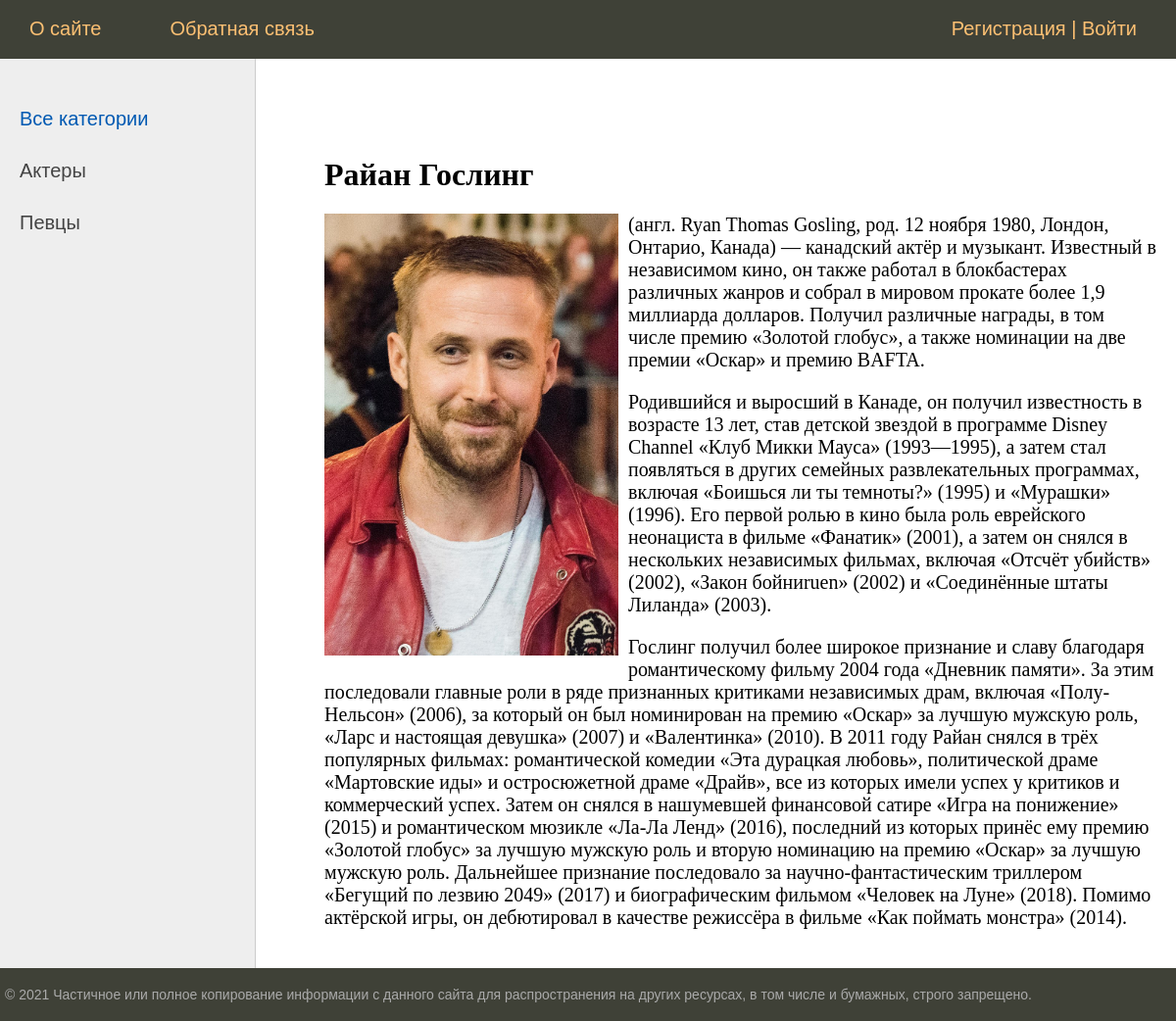
Screenshot of /post/rajan-gosling/ with the database file from the repository.
### star/models.py (models this page shows, shortened)
class Category(models.Model):
    name = models.CharField(max_length=100, db_index=True, verbose_name="Категория")
    slug = models.SlugField(max_length=255, unique=True, db_index=True, verbose_name="URL")
    def get_absolute_url(self):
        return reverse('category', kwargs={'cat_slug': self.slug})
    class Meta:
        verbose_name = 'Категорию'
        verbose_name_plural = 'Категории'
        ordering = ['id']

class Star(models.Model):
    title = models.CharField(max_length=255, verbose_name="Заголовок")
    slug = models.SlugField(max_length=255, unique=True, db_index=True, verbose_name="URL")
    content = models.TextField(blank=True, verbose_name="Текст статьи")
    photo = models.ImageField(upload_to="photos/%Y/%m/%d/", verbose_name="Фото")
    time_create = models.DateTimeField(auto_now_add=True, verbose_name="Время создания")
    time_update = models.DateTimeField(auto_now=True, verbose_name="Время изменения")
    is_published = models.BooleanField(default=True, verbose_name="Публикация")
    cat = models.ForeignKey('Category', on_delete=models.PROTECT, verbose_name="Категории")
    def __str__(self):
        return self.title
    class Meta:
        verbose_name = 'Звезды'
        verbose_name_plural = 'Звезды'
        ordering = ['id']

### star/views.py (the view)
# urls.py: path('post/<slug:post_slug>/', ShowPost.as_view(), name='post'),
class ShowPost(DataMixin, DetailView):
    model = Star
    template_name = 'star/post.html'
    slug_url_kwarg = 'post_slug'
    context_object_name = 'post'
    def get_context_data(self, *, object_list=None, **kwargs):
        context = super().get_context_data(**kwargs)
        c_def = self.get_user_context(title=context['post'])
        return dict(list(context.items()) + list(c_def.items()))

### star/utils.py (called while the page is built)
    def get_user_context(self, **kwargs):
        context = kwargs
        cats = Category.objects.annotate(Count('star'))
        user_menu = menu.copy()
        if not self.request.user.is_authenticated:
            user_menu.pop(1)
        context['menu'] = user_menu
        context['cats'] = cats
        if 'cat_selected' not in context:
            context['cat_selected'] = 0
        return context

### star/templates/star/post.html
{% extends 'star/base.html' %}
{% block content %}
<h1>{{post.title}}</h1>
{% if post.photo %}
<p><img class="img-article-left" src="{{post.photo.url}}"></p>
{% endif %}
{{post.content|linebreaks}}
{% endblock %}

### star/templates/star/base.html (shortened to what this page needs)
{% load static %}
{% load star_tags %}
<!DOCTYPE html>
<html>
<head>
	<link type="text/css" href="{% static 'star/css/styles.css' %}" rel="stylesheet" />
</head>
<body>
<table class="table-page" border=0 cellpadding="0" cellspacing="0">
<tr><td valign=top>
{% block mainmenu %}
		<div class="header">
			<ul id="mainmenu" class="mainmenu">
{% for m in menu %}
			<li><a href="{% url m.url_name %}">{{m.title}}</a></li>
{% endfor %}
			{% if request.user.is_authenticated %}
			<li class="last"> {{user.username}} | <a href="{% url 'logout' %}">Выйти</a></li>
			{% else %}
			<li class="last"><a href="{% url 'register' %}">Регистрация</a> |
				<a href="{% url 'login' %}">Войти</a></li>
			{% endif %}
			</ul>
		</div>
{% endblock mainmenu %}
<table class="table-content" border=0 cellpadding="0" cellspacing="0">
<tr>
	<td valign="top" class="left-chapters">
	<ul id="leftchapters">
{% if cat_selected == 0 %}
		<li class="selected">Все категории</li>
{% else %}
		<li><a href="{% url 'home' %}">Все категории</a></li>
{% endif %}
{% for c in cats %}
{% if c.star__count > 0 %}
	{% if c.pk == cat_selected %}
		<li class="selected">{{c.name}}</li>
	{% else %}
		<li><a href="{{ c.get_absolute_url }}">{{c.name}}</a></li>
	{% endif %}
{% endif %}
{% endfor %}
	</ul>
</td>
<td valign="top" class="content">
	<div class="content-text">
{% block content %}
{% endblock %}
	</div>
</td></tr></table>
</td></tr>
<tr><td valign=top>
	<div id="footer">
		<p>
			&copy; 2021 Частичное или полное копирование информации
			с данного сайта для распространения на других
			ресурсах, в том числе и бумажных, строго запрещено.
		</p>
	</div>
</td></tr></table>
</body>
</html>

### star/static/star/css/styles.css (style rules this page uses)
html, body { font-family: 'Arial'; margin: 0; padding: 0; height: 100%; width: 100%; color: #444; }
a { color: #0059b2; text-decoration: none; }
img { max-width: 600px; height: auto; }
img.img-article-left { max-width: 300px; height: auto; float: left; padding: 0 10px 10px 0; }
.table-page { width: 100%; height: 100%; vertical-align: top; }
.table-page tr { height: 100%; }
.header { background: #3F4137; height: 60px; }
ul.mainmenu { list-style: none; margin: 0; padding: 0; height: 60px; color: #fdc073; font-size: 20px; overflow: hidden; }
ul.mainmenu li { float: left; margin: 18px 40px 0 30px; }
ul.mainmenu li.last { float: right; }
ul.mainmenu li a { color: #fdc073; text-decoration: none; }
.table-content { width: 100%; min-height: 100%; height: 100%; }
.left-chapters { margin: 0; background: #eee; border-right: 1px solid #ccc; min-height: 100%; }
.left-chapters ul { width: 230px; min-height: 100%; margin: 0; padding: 20px 10px 10px 20px; list-style: none; font-size: 20px; }
.left-chapters ul li { margin: 30px 0 0 0; color: #999; }
.left-chapters ul li.selected { color: #0059b2; }
.left-chapters ul li a { color: #444; text-decoration: none; }
.content { padding: 40px 20px 20px 40px; width: 100%; box-sizing: border-box; }
.content-text { margin: 60px 0 0 30px; color: #000; font-size: 20px; font-family: Yandex Sans Display Light; }
.content-text h1 { font-size: 32px; }
#footer { box-sizing: border-box; background: #3F4137; padding: 5px; color: #aaa; font-size: 14px; font-family: Verdana, Geneva, Arial, Helvetica; text-align: left; overflow: hidden; }

### rows the page displays
Category: name "Актеры"
Category: name "Певцы"
Star: title "Райан Гослинг", photo (picture), content "(англ. Ryan Thomas Gosling, род. 12 ноября 1980, Лондон, Онтарио, Канада) — канадский актёр и музыкант. Известный в независимом кино, он также работал в блокбастерах различных жанров и собрал в мировом прокате более 1,9 миллиарда долларов. Получил различные награды, в том числе премию «Золотой глобус», а также номинации на две премии «Оскар» и премию BAFTA. Родившийся и выросший в Канаде, он получил известность в возрасте 13 лет, став детской звездой в программе Disney Channel «Клуб Микки Мауса» (1993—1995), а затем стал появляться в других семейных развлекательных программах, включая «Боишься ли ты темноты?» (1995) и «Мурашки» (1996). Его первой ролью в кино была роль еврейского неонациста…"

### other values shown
{{ m.title }} "О сайте" "Обратная связь"
